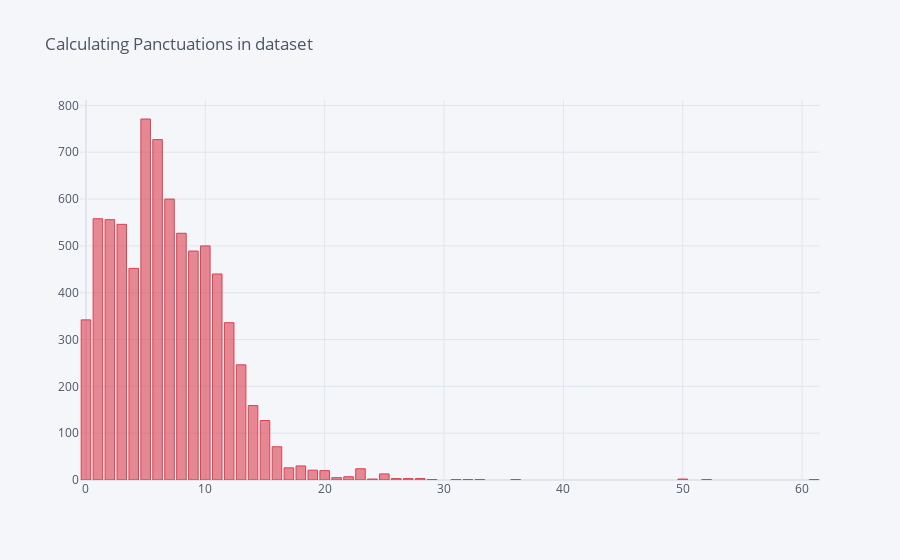

Notebook code for this chart:
### Code cell
df_train.punc_count.value_counts().iplot(kind='bar',title='Calculating Panctuations in dataset', color='red')

### Figure 1 — Plotly figure (JSON) as saved in the notebook; plotly's stock layout.template omitted (floating-point values rounded to 4 significant figures)
{"data": [{"marker": {"color": "rgba(219, 64, 82, 0.6)", "line": {"color": "rgba(219, 64, 82, 1.0)", "width": 1}}, "name": "punc_count", "orientation": "v", "text": "", "type": "bar", "x": [5, 6, 7, 1, 2, 3, 8, 10, 9, 4, 11, 0, 12, 13, 14, 15, 16, 18, 17, 23, 19, 20, 25, 22, 21, 27, 26, 28, 50, 24, 31, 32, 36, 52, 33, 61, 29], "y": [771, 727, 600, 558, 556, 546, 527, 500, 489, 452, 440, 342, 336, 246, 159, 127, 71, 30, 26, 24, 21, 20, 13, 7, 5, 3, 3, 3, 2, 2, 1, 1, 1, 1, 1, 1, 1]}], "layout": {"legend": {"bgcolor": "#F5F6F9", "font": {"color": "#4D5663"}}, "paper_bgcolor": "#F5F6F9", "plot_bgcolor": "#F5F6F9", "title": {"font": {"color": "#4D5663"}, "text": "Calculating Panctuations in dataset"}, "xaxis": {"gridcolor": "#E1E5ED", "showgrid": true, "tickfont": {"color": "#4D5663"}, "title": {"font": {"color": "#4D5663"}, "text": ""}, "zerolinecolor": "#E1E5ED"}, "yaxis": {"gridcolor": "#E1E5ED", "showgrid": true, "tickfont": {"color": "#4D5663"}, "title": {"font": {"color": "#4D5663"}, "text": ""}, "zerolinecolor": "#E1E5ED"}}}
